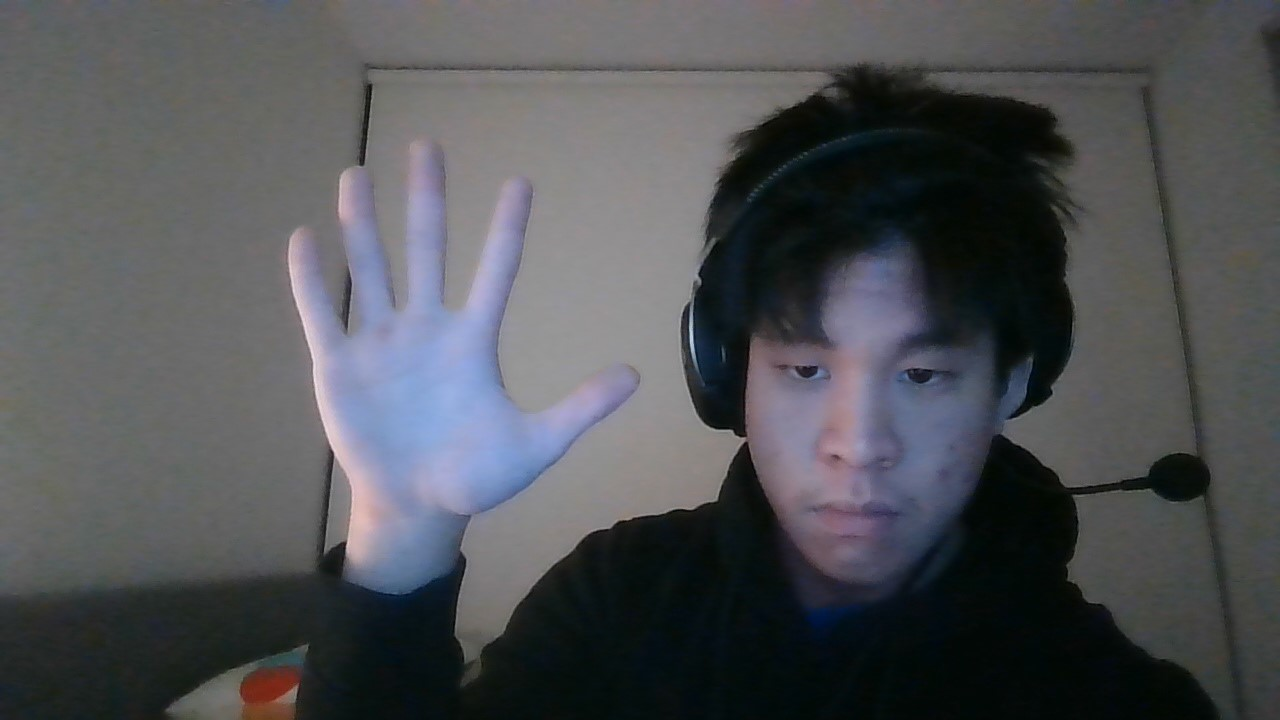
#> input picture hand1.jpg, 1280 x 720 px, given in place of the camera
$ python extract_hsv.py
#> lines starting #> are read from the running program, lines starting #| are printed output that depends on the picture; after the words box and inside, x2 and y2 are one past the last pixel; in counts of white or black regions, pixels touching at a corner belong together
import cv2
import numpy as np
import os

cap = cv2.VideoCapture(0)

RESET_FRAME = 100
frame_count = 0

RANGE_HSV = 50

# Draw a row and column of rectangles to obtain hsv values
NUM_RECTS = 5

rect_gap = 10
col_gap = 15
rect_len = 3
start_coord = [100, 200]
font = cv2.FONT_HERSHEY_SIMPLEX

hsv_values_rects = []
max_hsv = [0, 0, 0]
min_hsv = [255, 255, 255]

def extract_average_hsv_values(img):
    hsv_img = cv2.cvtColor(img, cv2.COLOR_BGR2HSV)
    h, s, v = cv2.split(hsv_img)
    count = 0

    avg_h = 0
    avg_s = 0
    avg_v = 0
    for i in range(len(h)):
        pixel_h = h[i]
        pixel_s = s[i]
        pixel_v = v[i]
        for j in range(len(pixel_h)):
            avg_h += pixel_h[j]
            avg_s += pixel_s[j]
            avg_v += pixel_v[j]
            count += 1

    avg_h = round(avg_h / count)
    avg_s = round(avg_s / count)
    avg_v = round(avg_v / count)

    hsv_values_rects.append([avg_h, avg_s, avg_v])

    return [avg_h, avg_s, avg_v]


while True:
    ret, frame = cap.read()
#> frame is the input picture: shape (720, 1280, 3); mean B, G, R 85.3, 81.8, 80

    for i in range(NUM_RECTS):
        rect_coord = [start_coord[0], start_coord[1] + (i * rect_gap)]
        for j in range(NUM_RECTS):
            rect_coord = (rect_coord[0] + col_gap, rect_coord[1])
            extract_average_hsv_values(frame[rect_coord[0]: rect_coord[0] + rect_len, rect_coord[1]: rect_coord[1] + rect_len])
            cv2.rectangle(frame, rect_coord, (rect_coord[0] + rect_len, rect_coord[1] + rect_len), (0, 255, 0), 1)
#> this loop made 5 passes
#> frame: shape (720, 1280, 3); 0.03% of pixels changed, all inside (x1, y1, x2, y2) = (115, 200, 179, 244)


    # Get max range of hsv values
    """ for arr in hsv_values_rects:
        arr_sum = sum(arr)
        if (arr_sum > sum(max_hsv)):
            max_hsv = arr
        if (arr_sum < sum(min_hsv)):
            min_hsv = arr """

    avg_h = round(sum([arr[0] for arr in hsv_values_rects]) / len(hsv_values_rects))
    avg_s = round(sum([arr[1] for arr in hsv_values_rects]) / len(hsv_values_rects))
    avg_v = round(sum([arr[2] for arr in hsv_values_rects]) / len(hsv_values_rects))

    test_minh = max(min(avg_h - RANGE_HSV, min_hsv[0]), 0)
    test_mins = max(min(avg_s - RANGE_HSV, min_hsv[1]), 0)
    test_minv = max(min(avg_v - RANGE_HSV, min_hsv[2]), 0)

    test_maxh = max(avg_h + RANGE_HSV, max_hsv[0])
    test_maxs = max(avg_s + RANGE_HSV, max_hsv[1])
    test_maxv = max(avg_v + RANGE_HSV, max_hsv[2])

    max_hsv = [test_maxh, test_maxs, test_maxv]
    min_hsv = [test_minh, test_mins, test_minv]

    #print(f"Max HSV value: {max_hsv}")
    #print(f"Min HSV value: {min_hsv}")

    hsv_frame = cv2.cvtColor(frame, cv2.COLOR_BGR2HSV)
#> hsv_frame: shape (720, 1280, 3); mean H, S, V 77.4, 51.2, 87.6
    skin_mask = cv2.inRange(hsv_frame, tuple(min_hsv), tuple(max_hsv))
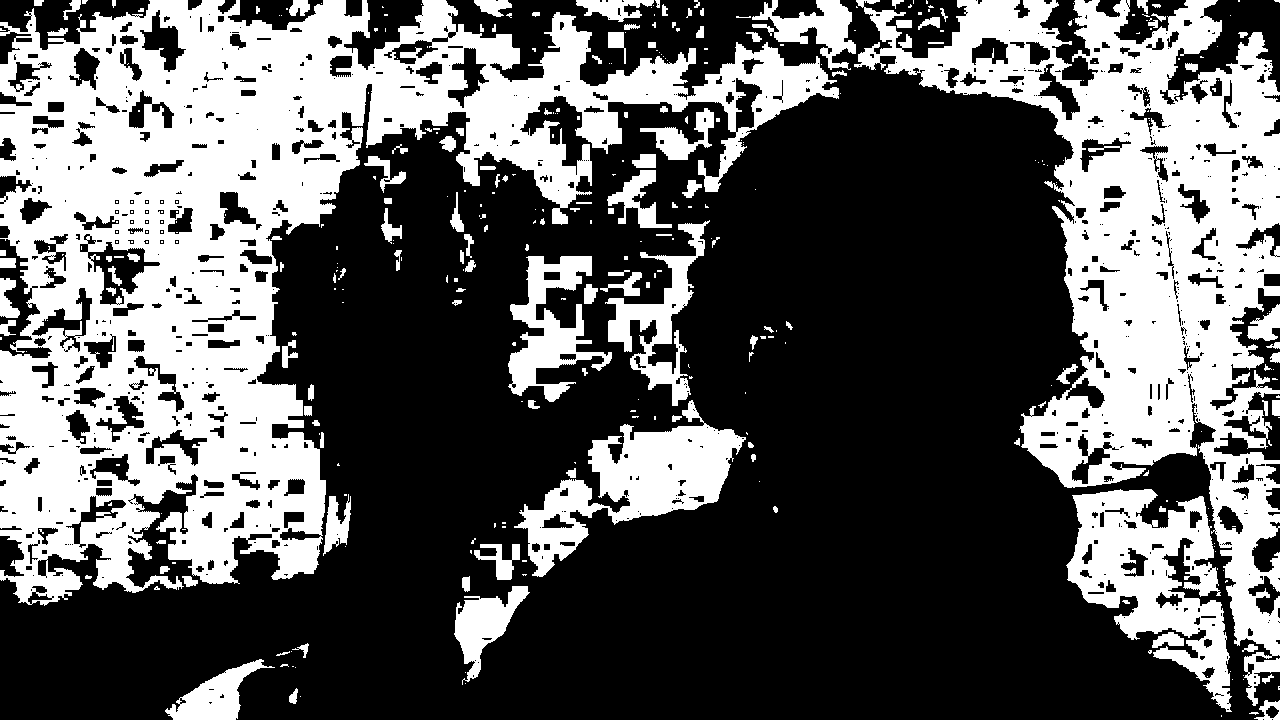
#> skin_mask: shape (720, 1280); 37.2% white; 387 white regions (250 under 20 px), largest, box (x1, y1, x2, y2) and area: (0, 0, 839, 606) 176660, (854, 0, 1280, 706) 97580, (1066, 489, 1232, 712) 16716

    blurred_skin = cv2.blur(skin_mask, (2, 2))
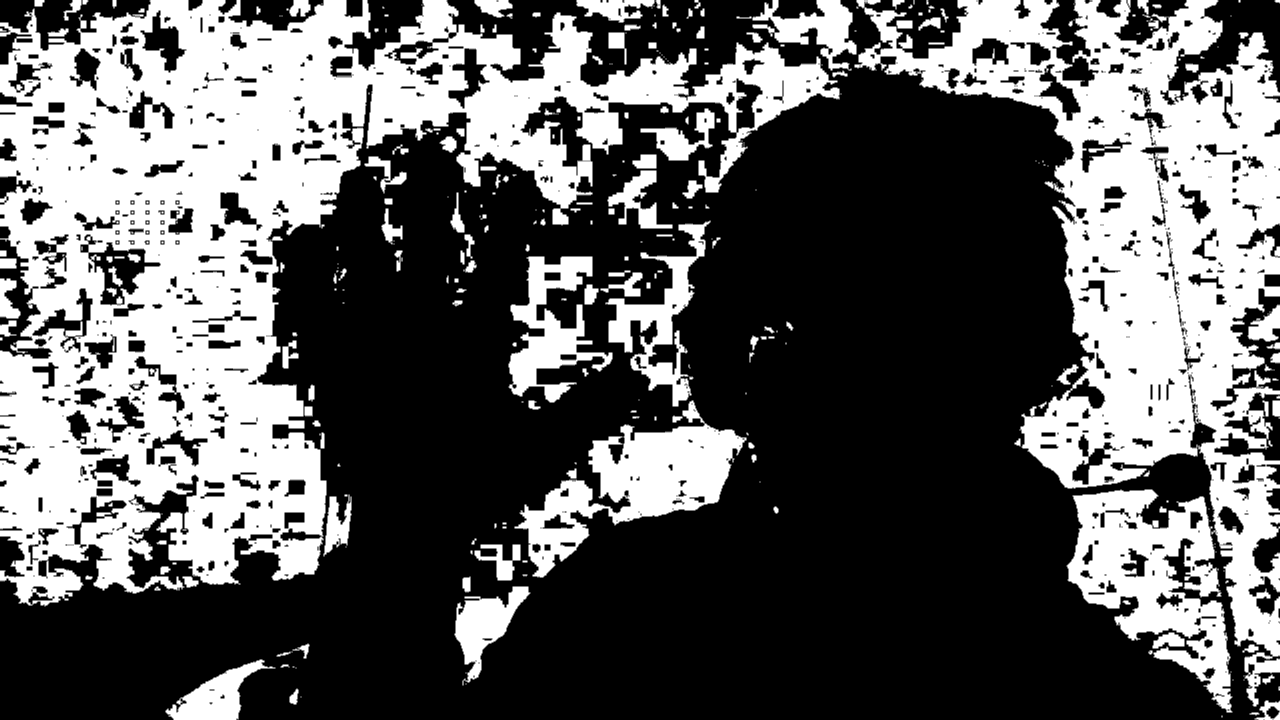
#> blurred_skin: shape (720, 1280); min 0, max 255, mean 94.9
    ret, threshold_skin = cv2.threshold(blurred_skin, 0, 255, cv2.THRESH_BINARY)
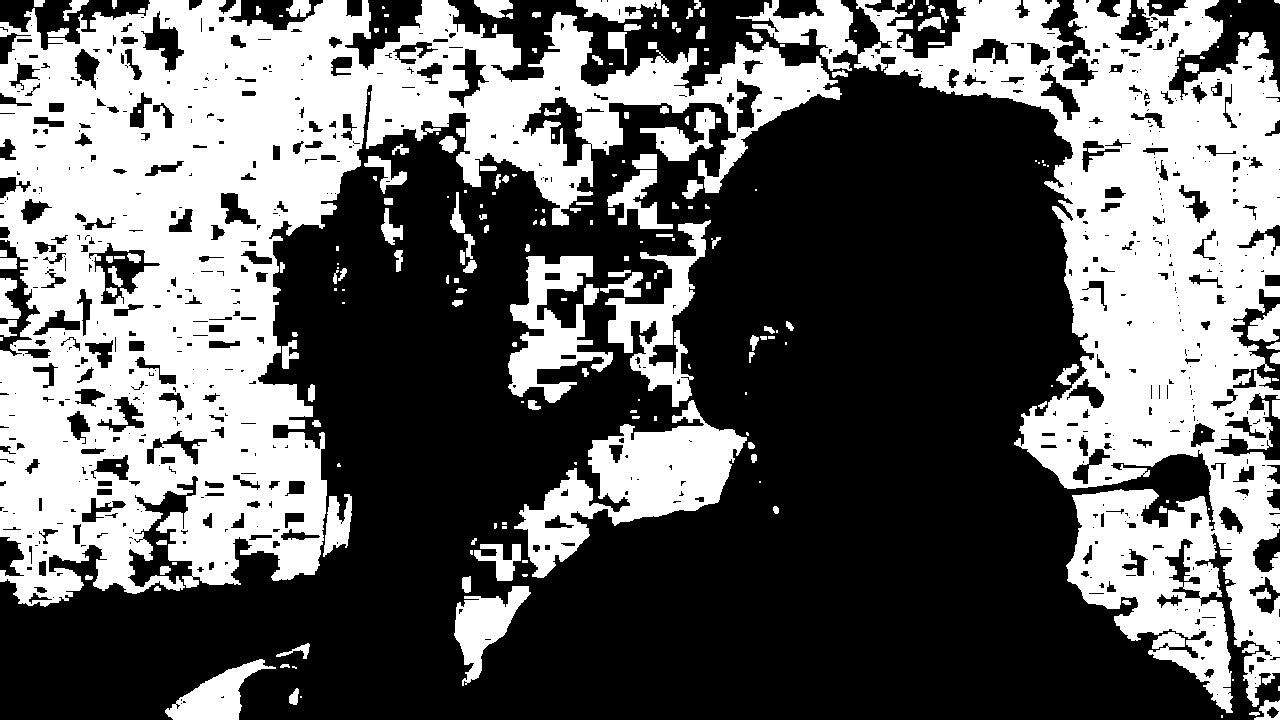
#> threshold_skin: shape (720, 1280); 40.4% white; 227 white regions (86 under 20 px), largest, box (x1, y1, x2, y2) and area: (0, 0, 842, 607) 189747, (854, 0, 1280, 713) 124494, (514, 400, 747, 578) 15214

    if frame_count == RESET_FRAME:
        print("AWH YEETUS RESETTING")
        print(f"Max HSV value: {max_hsv}")
        print(f"Min HSV value: {min_hsv}")
        min_hsv = [255, 255, 255]
        max_hsv = [0, 0, 0]
        hsv_values_rects = []
        frame_count = 0

    frame_count += 1

    #cv2.imshow("thresh mask", threshold_skin)
    cv2.imshow("skin mask", skin_mask)
    cv2.imshow("frame", frame)

    if cv2.waitKey(1) & 0xFF == ord('q'):
#> (key q is pressed here)
        break


cap.release()
cv2.destroyAllWindows()

$ run again, on hand2_day.jpg
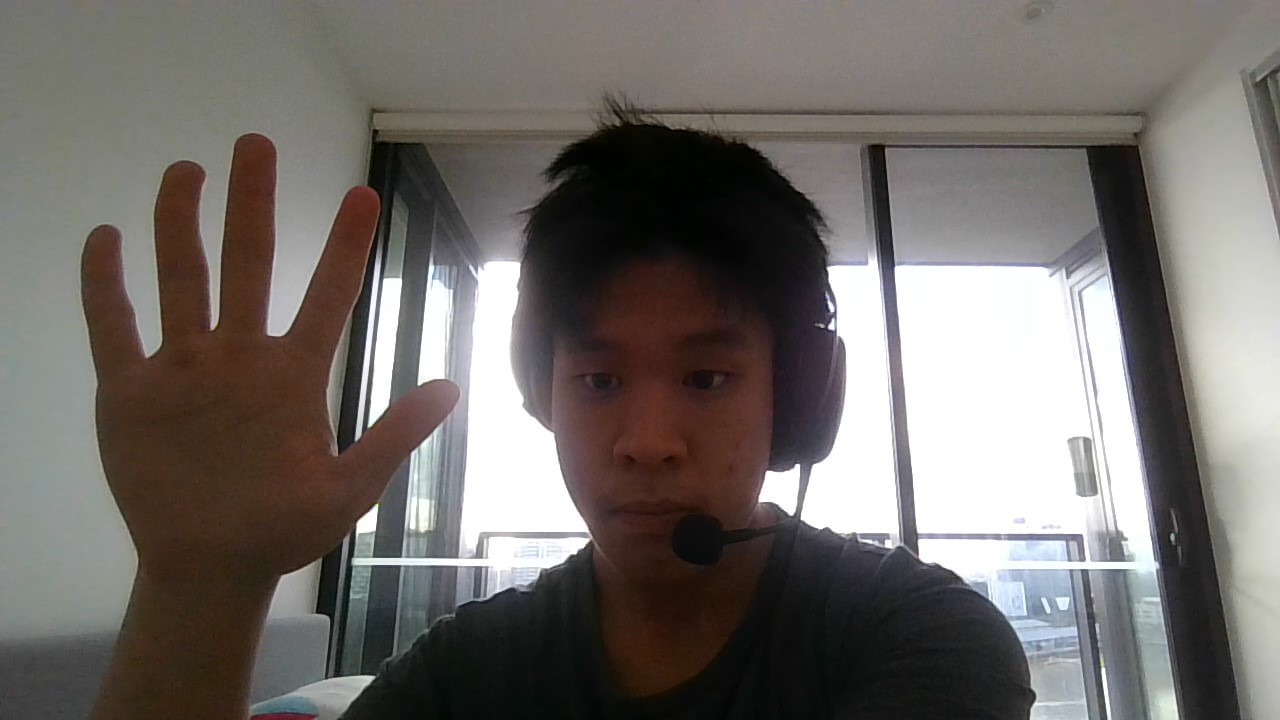
#> input picture hand2_day.jpg, 1280 x 720 px, given in place of the camera
#> frame is the input picture: shape (720, 1280, 3); mean B, G, R 104.9, 108.8, 113.6
#> the loop `for i in range(NUM_RECTS):` made 5 passes
#> hsv_frame: shape (720, 1280, 3); mean H, S, V 46, 47.4, 115.8
#> `skin_mask = cv2.inRange(hsv_frame, tuple(min_hsv), tuple(max_hsv))`:
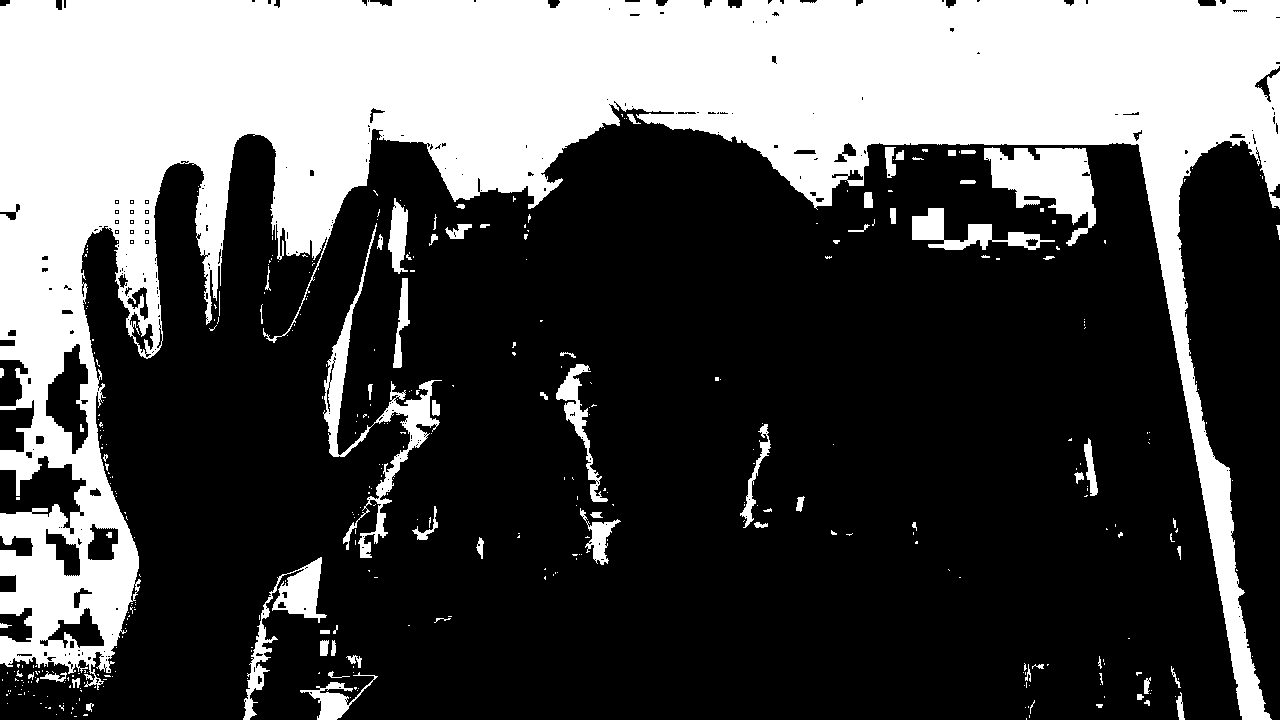
#> skin_mask: shape (720, 1280); 31.9% white; 412 white regions (337 under 20 px), largest, box (x1, y1, x2, y2) and area: (0, 0, 1280, 720) 267671, (984, 147, 1096, 246) 5626, (323, 223, 442, 558) 5048
#> `ret, threshold_skin = cv2.threshold(blurred_skin, 0, 255, cv2.THRESH_B..`:
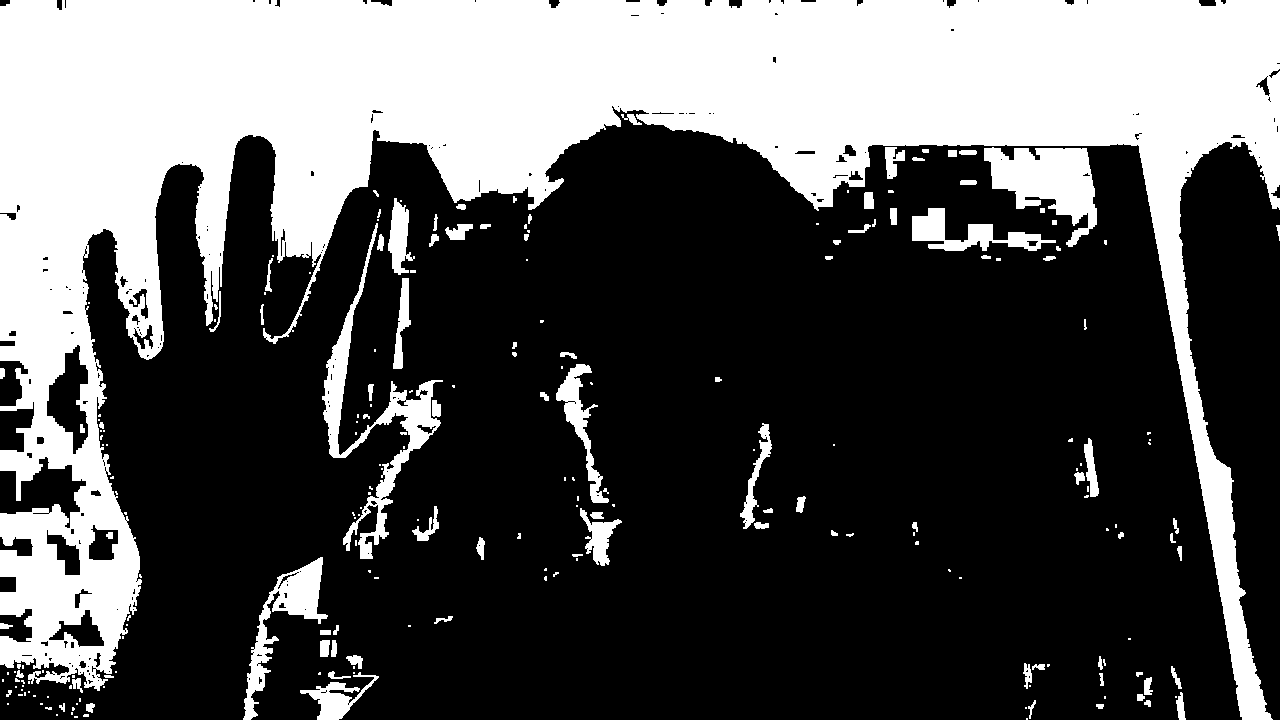
#> threshold_skin: shape (720, 1280); 33.4% white; 224 white regions (126 under 20 px), largest, box (x1, y1, x2, y2) and area: (0, 0, 1280, 720) 275605, (322, 223, 443, 559) 6345, (984, 147, 1097, 247) 5978
